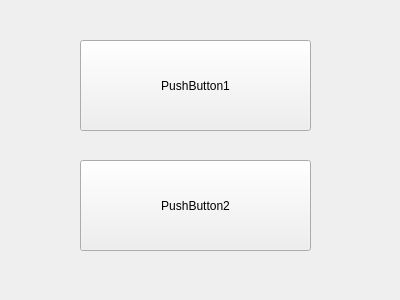
<?xml version="1.0" encoding="UTF-8"?>
<ui version="4.0">
 <class>MyWidget</class>
 <widget class="QWidget" name="MyWidget">
  <property name="geometry">
   <rect>
    <x>0</x>
    <y>0</y>
    <width>400</width>
    <height>300</height>
   </rect>
  </property>
  <property name="windowTitle">
   <string>MyWidget</string>
  </property>
  <widget class="QPushButton" name="pushButton">
   <property name="geometry">
    <rect>
     <x>80</x>
     <y>40</y>
     <width>231</width>
     <height>91</height>
    </rect>
   </property>
   <property name="text">
    <string>PushButton1</string>
   </property>
  </widget>
  <widget class="QPushButton" name="pushButton_2">
   <property name="geometry">
    <rect>
     <x>80</x>
     <y>160</y>
     <width>231</width>
     <height>91</height>
    </rect>
   </property>
   <property name="text">
    <string>PushButton2</string>
   </property>
  </widget>
 </widget>
 <layoutdefault spacing="6" margin="11"/>
 <resources/>
 <connections/>
</ui>
